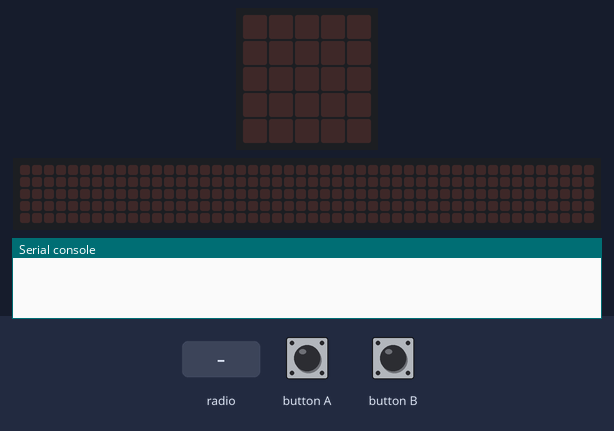
This program was run on a simulated BBC micro:bit running MicroPython. On the bench: the board's 5×5 LED display, a strip that is not on the board, showing the scrolling text unrolled, the last lines printed to the serial console. The inputs (shaded band) are chosen by the test bench. No radio messages arrive unless stated (any console line starting 'radio sent:' is added by the test bench); the 48×5 strip is a reading aid, not a part: it shows the text the display is scrolling, unrolled, one strip-width of it at a time.

Above: at 1.2 s.
1.3 s: button A pressed for 0.15 s
At 2.51 s:
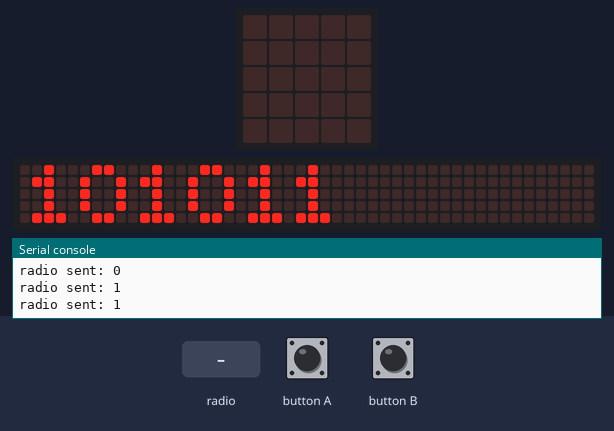
4.3 s: radio message "1" arrives
At 5.7 s:
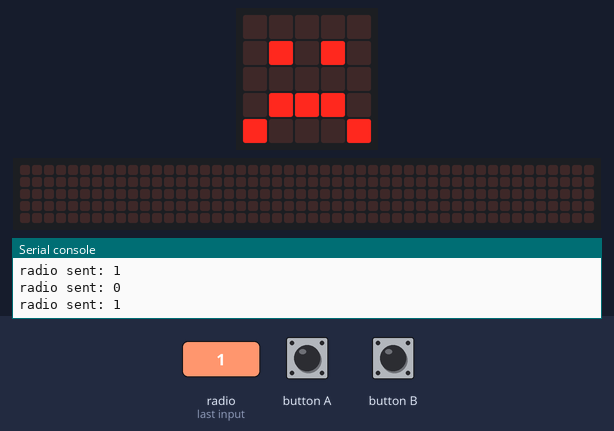
7.3 s: button A pressed for 1 s
At 8.58 s:
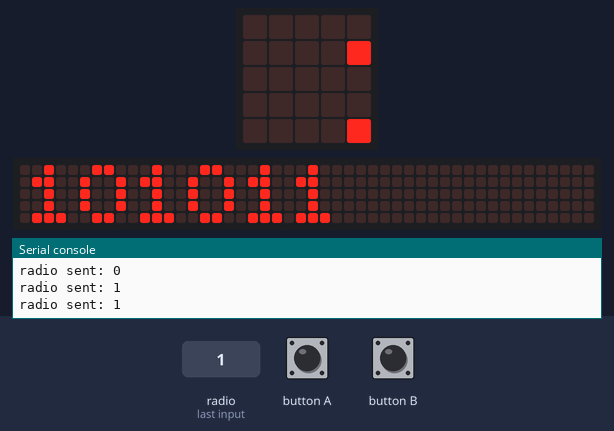
10.3 s: button A pressed for 3.2 s
At 12.1 s:
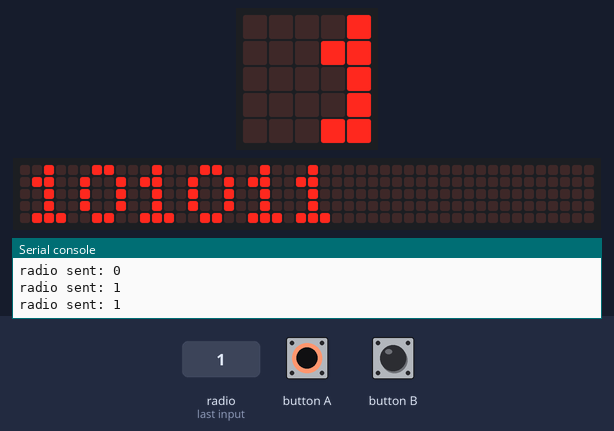

The program:

sender.py
```python
# Tomás de Camino Beck
# Computer Science
# UG: Parity check, error correction, data transmission

from microbit import *
import radio

radio.on()
 ##### Funtions. ######

#count the number of ones in the string
def countBit(m):
    count = 0
    for bit in m:
        if bit == '1':
            count +=1
    return count

#makes number of ones even, add '0' or '1' at the end
def parity(m):
    if countBit(m)&1 == 0:
       return m + '0'
    else:
       return m + '1'


#sends each 'bit' one by one. If button b pressed adds error (a '1')
def sendBits(m):
    for bit in message:
        if button_b.is_pressed():
            radio.send('1')
        else:
            radio.send(bit)
        sleep(200)


##### Main Code. ######

while True:
    # Button A sends  message.
    # you can send any sequence of 1 and ceros (binary number)
    message = parity('10101') #adds parity bit at the end
    display.clear()
    # send message when button a pressed
    if button_a.is_pressed():
        sendBits(message)
        display.scroll(message,delay=70)

     # Receives a message if receiver detects error
     # then it sends the message again
    incoming = radio.receive()
    if incoming:
       display.show(Image.SAD)
       sendBits(message)
```

Measured:
- after the input at 1.3 s, the display: changes after 1.2 s (image 1)
- after the input at 4.3 s, the display: first differs from a run without the input after 0.44 s (image 2)
- after the input at 7.3 s, the display: first changes after 1.2 s (image 3 shows a later state)
- what the display in image 2 shows lasts 1.2 s, from 4.7 s to 5.9 s
